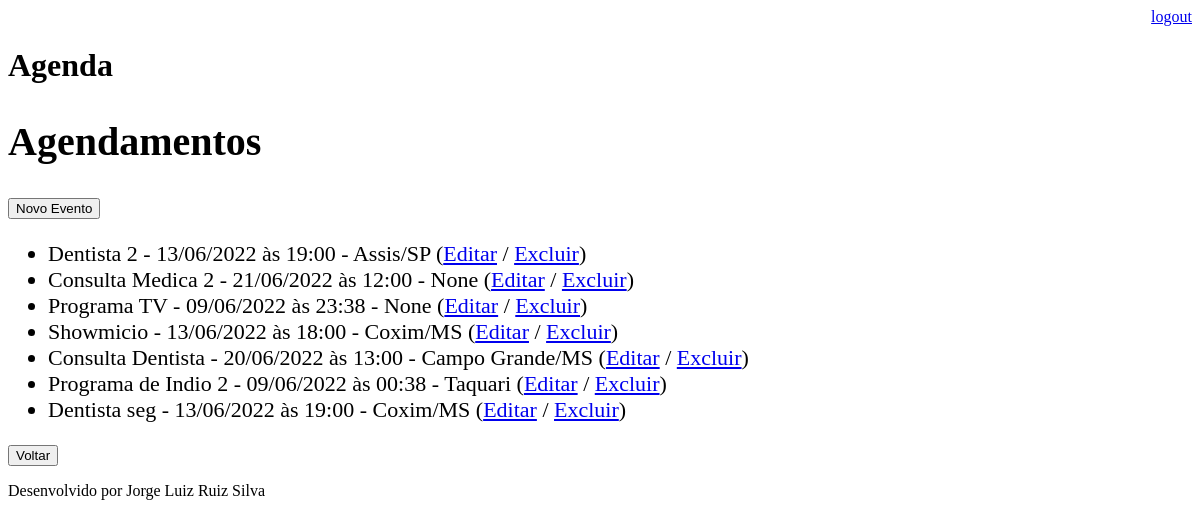
/agenda/ (signed in), run on an earlier commit of the app's database.
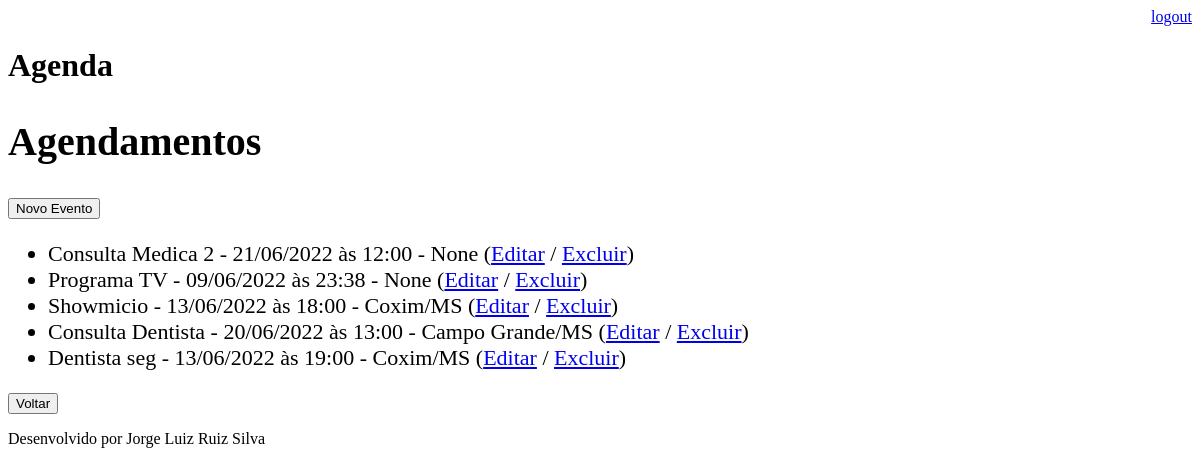
And on a later commit of the database.
### core/models.py (models this page shows, shortened)
class Evento(models.Model):
    titulo = models.CharField(max_length=100, verbose_name='Título')
    descricao = models.TextField(blank=True, null=True)
    data_evento = models.DateTimeField(verbose_name='Data do Evento')
    local_evento = models.TextField(blank=True, null=True)
    data_criacao = models.DateTimeField(auto_now=True, verbose_name='Data de Criação')
    usuario = models.ForeignKey(User, on_delete=models.CASCADE) #CASCADE se o usario for excluido será excluido todos o eventos deste usuario
    class Meta:
        db_table = 'evento' #Nome da Tabela
    def get_data_evento(self):
        return self.data_evento.strftime('%d/%m/%Y às %H:%M')
    def get_evento_atrasado(self):
        if self.data_evento < datetime.now():
            return True
        else:
            return False
    def get_evento_proximo(self):
        data_atual = datetime.now()
        data_proxima = datetime.now() + timedelta(hours=1)
        if (self.data_evento > data_atual) and (self.data_evento <= data_proxima):
            return True
        else:
            return False

### core/views.py (the view)
# urls.py: path('agenda/', views.lista_eventos),
@login_required(login_url='/login/')
def lista_eventos(request):
    usuario = request.user
    data_atual = datetime.now() - timedelta(hours=1)
    evento = Evento.objects.filter(usuario=usuario,
                                   data_evento__gt=data_atual)
    dados = {'eventos':evento}
    return render(request, 'agenda.html', dados)

### templates/agenda.html (shortened to what this page needs)
{% extends "model-page.html" %}
{% block content %}
    <h2 style="font-size: 40px">Agendamentos</h2>
    <a href="evento/">
        <button type="button">Novo Evento</button>
    </a>
    <ul style="font-size: 22px">
        {% for evento in eventos %}
            <li>
                <div style=
                            >
                    {{ evento.titulo }} - {{ evento.get_data_evento }} - {{ evento.local_evento }}
                    (<a href="evento/?id={{ evento.id }}">Editar</a>  /
                    <a href="evento/delete/{{ evento.id }}/">Excluir</a>)
                </div>
            </li>
        {% endfor %}
    </ul>
    <a href="/">
        <button type="button">Voltar</button>
    </a>
{% endblock %}

What changed in the data, as far as the page shows it:
no longer on this page (row edited): Evento: titulo "Dentista 2", get_data_evento "13/06/2022 às 19:00", local_evento "Assis/SP"
no longer on this page (row edited): Evento: titulo "Programa de Indio 2", get_data_evento "09/06/2022 às 00:38", local_evento "Taquari"
